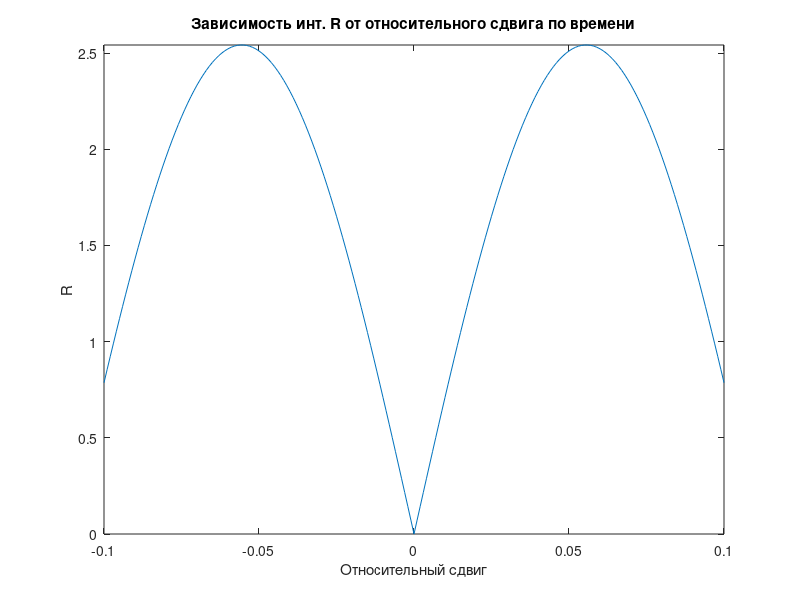
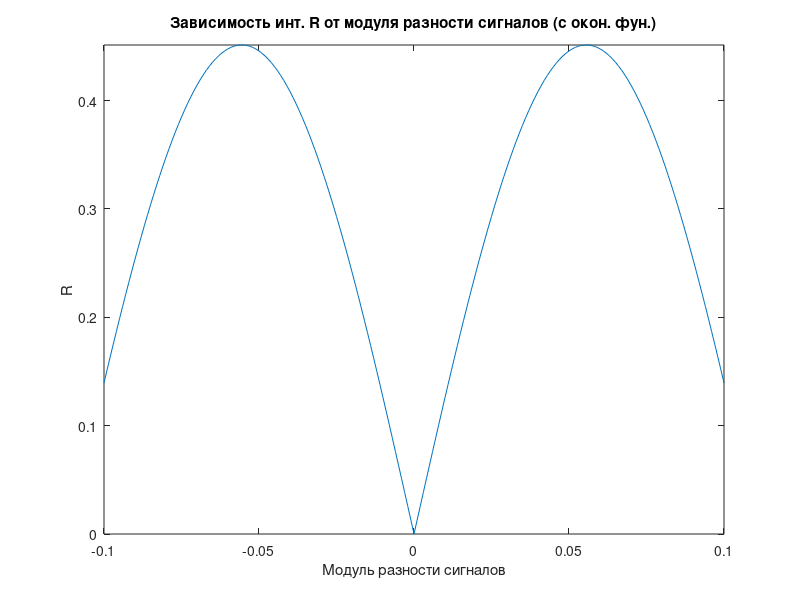
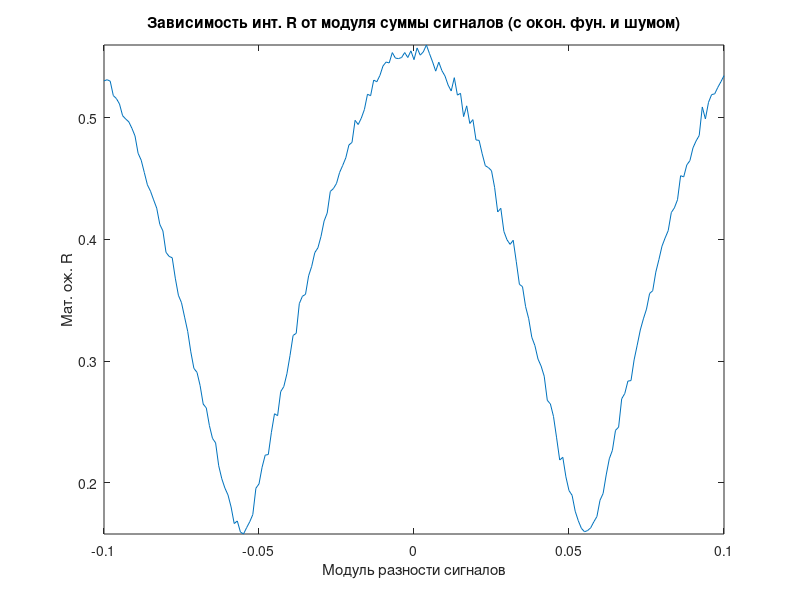
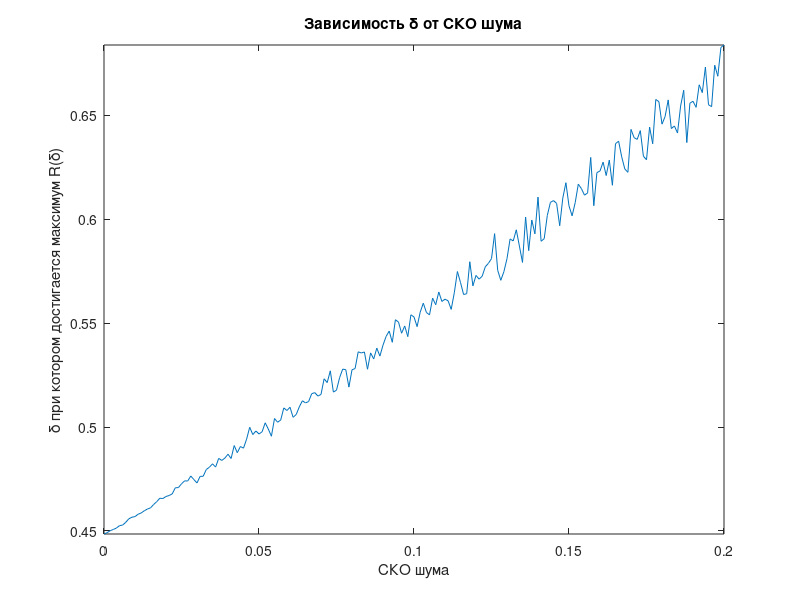

Source code (MATLAB) for these figures, in order:
% Расчётное задание 2

clc;

% ========================================
% Настройки
% ========================================
% Временной интервал представления сигнала
T = 2.0;

% Начальное значение максимума коэффициента сходства
maxR = 0;

% Кол-во периодов 1-го сигнала
n = 9;

% Количество периодов несущей частоты радиоимпульса на интервале [0, T]
m = 10;

% СКО шума
SKO = 0.1;

% Количество точек дискретизации сигнала
k = 1024;

% Интервал для смещения второго сигнала
d = 0.1;
% ========================================

% ========================================
% Пункт 1. Два гармонических сигнала
% ========================================
j = 1;
R = zeros(1, 2000 * d);

for q = -d:0.001:d
    t = zeros(1, k);
    x = zeros(1, k);
    y = zeros(1, k);
    xy = zeros(1, k);

    for i = 1:k
        t(i) = (i - 1) * (T / k);

        % Пункт 1. Два гармонических сигнала
        x(i) = cos((2 * pi * n * t(i)) / T);
        y(i) = cos((2 * pi * n * (t(i) - T * q)) / T);

        % Вычисление массива подинтегрального выражения
        xy(i) = abs(x(i) - y(i));
    end

    R(j) = trapz(t, xy);

    j = j + 1;
end

q = (-d:0.001:d);

figure
plot(q, R);
axis tight;
title('Зависимость инт. R от относительного сдвига по времени');
xlabel ('Относительный сдвиг');
ylabel('R');
% ========================================

% ========================================
% Пункт 2*. Два гармонических сигнала, модулированных по амплитуде экспоненциальной оконной функцией
% ========================================
j = 1;
R = zeros(1, 2000 * d);

for q = -d:0.001:d
    t = zeros(1, k);
    x = zeros(1, k);
    y = zeros(1, k);
    xy = zeros(1, k);
    w = zeros(1, k);

    for i = 1:k
        t(i) = (i - 1) * (T / k);

        % Оконная функция
        w(i) = exp(- (m * (t(i) - T / 2) / T) ^ 2);

        x(i) = cos((2 * pi * n * t(i)) / T) * w(i);
        y(i) = cos((2 * pi * n * (t(i) - T * q)) / T) * w(i);

        % Вычисление массива подинтегрального выражения
        xy(i) = abs(x(i) - y(i));
    end

    R(j) = trapz(t, xy);

    j = j + 1;
end

q = (-d:0.001:d);

figure
plot(q, R);
axis tight;
title('Зависимость инт. R от модуля разности сигналов (с окон. фун.)');
xlabel ('Модуль разности сигналов');
ylabel('R');
% ========================================

% ========================================
% Пункт 2**. Два гармонических сигнала, один из которых зашумлен, модулированных по амплитуде экспоненциальной оконной функцией
% ========================================
j = 1;
R = zeros(1, 2000 * d);

for q = -d:0.001:d
    t = zeros(1, k);
    x = zeros(1, k);
    y = zeros(1, k);
    xy = zeros(1, k);
    w = zeros(1, k);
    noise = randn(k + 1, 1) * SKO;

    for i = 1:k
        t(i) = (i - 1) * (T / k);

        % Оконная функция
        w(i) = exp(- (m * (t(i) - T / 2) / T) ^ 2);

        x(i) = cos((2 * pi * n * t(i)) / T) * w(i);
        y(i) = cos((2 * pi * n * (t(i) - T * q)) / T) * w(i) + noise(i);

        % Вычисление массива подинтегрального выражения
        xy(i) = abs(x(i) + y(i));
    end

    R(j) = trapz(t, xy);

    if (R(j) > maxR)
        maxR = R(j);
        maxQ = q;
    end

    j = j + 1;
end

q = (-d:0.001:d);

figure
plot(q, R);
axis tight;
title('Зависимость инт. R от модуля суммы сигналов (с окон. фун. и шумом)');
xlabel ('Модуль разности сигналов');
ylabel('Мат. ож. R');

disp(['Максимум функции ', num2str(maxR), ' достигается при δ = ', num2str(maxQ)]);

j = 1;
R = zeros(1, 200);

for skooo = 0:0.001:0.2
    t = zeros(1, k);
    x = zeros(1, k);
    y = zeros(1, k);
    xy = zeros(1, k);
    w = zeros(1, k);
    noise = randn(k + 1, 1) * skooo;

    for i = 1:k
        t(i) = (i - 1) * (T / k);

        % Оконная функция
        w(i) = exp(- (m * (t(i) - T / 2) / T) ^ 2);

        x(i) = cos((2 * pi * n * t(i)) / T) * w(i);
        y(i) = cos((2 * pi * n * (t(i) - T * maxQ)) / T) * w(i) + noise(i);

        % Вычисление массива подинтегрального выражения
        xy(i) = abs(x(i) + y(i));
    end

    R(j) = trapz(t, xy);

    j = j + 1;
end

skooo = (0:0.001:0.2);

figure
plot(skooo, R);
axis tight;
title('Зависимость δ от СКО шума');
xlabel ('СКО шума');
ylabel('δ при котором достигается максимум R(δ)');
% ========================================

disp('Нажмите любую клавишу, чтобы продолжить...');
pause
close all;
clear;
